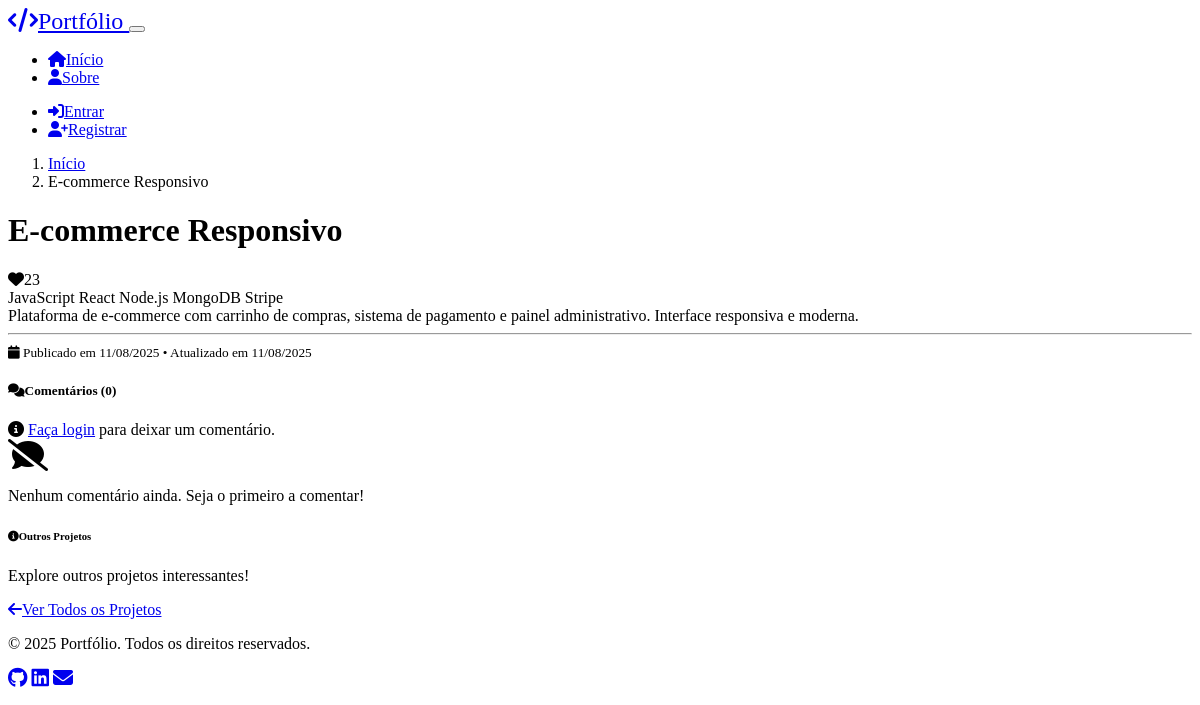
Screenshot of /project/2 with the database file from the repository.
### models.py (models this page shows, shortened)
class Project(db.Model):
    id = db.Column(db.Integer, primary_key=True)
    titulo = db.Column(db.String(100), nullable=False)
    descricao = db.Column(db.Text, nullable=False)
    imagem_url = db.Column(db.String(200))
    tags = db.Column(db.String(200))  # Comma-separated tags
    status = db.Column(db.String(20), nullable=False, default='draft')  # 'draft' or 'published'
    likes_count = db.Column(db.Integer, default=0)
    criado_em = db.Column(db.DateTime, default=datetime.utcnow)
    atualizado_em = db.Column(db.DateTime, default=datetime.utcnow, onupdate=datetime.utcnow)
    user_id = db.Column(db.Integer, db.ForeignKey('user.id'), nullable=False)
    comments = db.relationship('Comment', backref='project', lazy=True, cascade='all, delete-orphan')
    likes = db.relationship('Like', backref='project', lazy=True, cascade='all, delete-orphan')

### routes.py (the view)
@app.route('/project/<int:id>')
def project_detail(id):
    project = Project.query.get_or_404(id)
    if project.status != 'published' and not (session.get('is_admin')):
        flash('Projeto não encontrado.', 'warning')
        return redirect(url_for('index'))
    comments = Comment.query.filter_by(project_id=id).order_by(desc(Comment.criado_em)).all()
    user_liked = False
    if 'user_id' in session:
        like = Like.query.filter_by(user_id=session['user_id'], project_id=id).first()
        user_liked = bool(like)
    form = CommentForm()
    return render_template('project_detail.html', project=project, comments=comments,
                         user_liked=user_liked, form=form)

### templates/project_detail.html (shortened to what this page needs)
{% extends "base.html" %}
{% block content %}
<div class="container mt-4">
    <div class="row mb-4">
        <div class="col-12">
            <nav aria-label="breadcrumb">
                <ol class="breadcrumb">
                    <li class="breadcrumb-item"><a href="{{ url_for('index') }}">Início</a></li>
                    <li class="breadcrumb-item active">{{ project.titulo }}</li>
                </ol>
            </nav>
        </div>
    </div>
    <div class="row">
        <div class="col-lg-8">
            <div class="card bg-dark border-secondary mb-4">
                <div class="card-body">
                    <div class="d-flex justify-content-between align-items-start mb-3">
                        <h1 class="h2 mb-0">{{ project.titulo }}</h1>
                        <div class="d-flex align-items-center">
                            {% if session.user_id %}
                            <form method="POST" action="{{ url_for('toggle_like', id=project.id) }}" class="me-2">
                                <button type="submit" class="btn btn-sm {% if user_liked %}btn-danger{% else %}btn-outline-danger{% endif %}">
                                    <i class="fas fa-heart me-1"></i>{{ project.likes_count }}
                                </button>
                            </form>
                            {% else %}
                            <span class="btn btn-sm btn-outline-danger disabled">
                                <i class="fas fa-heart me-1"></i>{{ project.likes_count }}
                            </span>
                            {% endif %}
                        </div>
                    </div>
                    {% if project.tags %}
                    <div class="mb-3">
                        {% for tag in project.tags.split(',') %}
                        <span class="badge bg-secondary me-1">{{ tag.strip() }}</span>
                        {% endfor %}
                    </div>
                    {% endif %}
                    <div class="project-description">
                        {{ project.descricao|replace('\n', '<br>')|safe }}
                    </div>
                    <hr>
                    <small class="text-muted">
                        <i class="fas fa-calendar me-1"></i>
                        Publicado em {{ project.criado_em.strftime('%d/%m/%Y') }}
                        {% if project.atualizado_em and project.atualizado_em != project.criado_em %}
                        • Atualizado em {{ project.atualizado_em.strftime('%d/%m/%Y') }}
                        {% endif %}
                    </small>
                </div>
            </div>
            <div class="card bg-dark border-secondary">
                <div class="card-header">
                    <h5><i class="fas fa-comments me-2"></i>Comentários ({{ comments|length }})</h5>
                </div>
                <div class="card-body">
                    {% if session.user_id %}
                    <form method="POST" action="{{ url_for('add_comment', id=project.id) }}" class="mb-4">
                        {{ form.hidden_tag() }}
                        <div class="mb-3">
                            {{ form.conteudo(class="form-control", placeholder="Deixe seu comentário...") }}
                            {% for error in form.conteudo.errors %}
                                <div class="text-danger small">{{ error }}</div>
                            {% endfor %}
                        </div>
                        <button type="submit" class="btn btn-primary">
                            <i class="fas fa-paper-plane me-1"></i>Comentar
                        </button>
                    </form>
                    <hr>
                    {% else %}
                    <div class="alert alert-info">
                        <i class="fas fa-info-circle me-2"></i>
                        <a href="{{ url_for('login') }}">Faça login</a> para deixar um comentário.
                    </div>
                    {% endif %}
                    {% if comments %}
                    <div class="comments-list">
                        {% for comment in comments %}
                        <div class="comment mb-3 p-3 bg-secondary rounded">
                            <div class="d-flex justify-content-between align-items-start mb-2">
                                <strong>{{ comment.user.nome }}</strong>
                                <small class="text-muted">{{ comment.criado_em.strftime('%d/%m/%Y às %H:%M') }}</small>
                            </div>
                            <p class="mb-0">{{ comment.conteudo }}</p>
                        </div>
                        {% endfor %}
                    </div>
                    {% else %}
                    <div class="text-center text-muted py-4">
                        <i class="fas fa-comment-slash fa-2x mb-2"></i>
                        <p>Nenhum comentário ainda. Seja o primeiro a comentar!</p>
                    </div>
                    {% endif %}
                </div>
            </div>
        </div>
        <div class="col-lg-4">
            <div class="card bg-dark border-secondary">
                <div class="card-header">
                    <h6><i class="fas fa-info-circle me-2"></i>Outros Projetos</h6>
                </div>
                <div class="card-body">
                    <p class="text-muted">Explore outros projetos interessantes!</p>
                    <a href="{{ url_for('index') }}#projetos" class="btn btn-outline-primary btn-sm">
                        <i class="fas fa-arrow-left me-1"></i>Ver Todos os Projetos
                    </a>
                </div>
            </div>
        </div>
    </div>
</div>
{% endblock %}

### static/css/style.css (style rules this page uses)
:root { --hero-gradient: linear-gradient(135deg, #667eea 0%, #764ba2 100%); }
.card { transition: transform 0.3s ease, box-shadow 0.3s ease; }
.btn { font-weight: 500; transition: all 0.3s ease; }
html { scroll-behavior: smooth; }

### rows the page displays
Project: titulo "E-commerce Responsivo", likes_count "23", descricao "Plataforma de e-commerce com carrinho de compras, sistema de pagamento e painel administrativo. Interface responsiva e moderna.", criado_em "11/08/2025", atualizado_em "11/08/2025"

### other values shown
{{ tag.strip() }} "JavaScript" "React" "Node.js" "MongoDB" "Stripe"
{{ comments|length }} "0"
{{ current_year or 2025 }} "2025"
